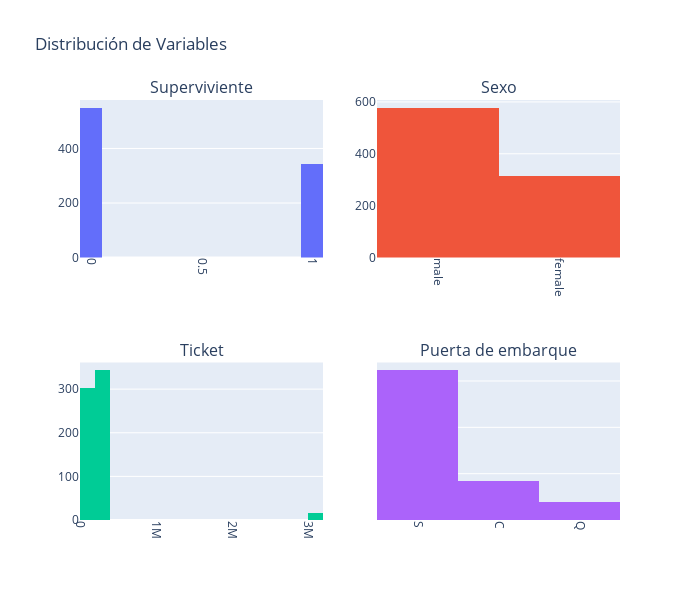

Notebook cell for this chart:
### Code cell
#gaficamos las variables categóricas
import plotly.graph_objects as go
from plotly.subplots import make_subplots

df_cat = ['Superviviente','Sexo','Ticket','Puerta de embarque']
fig = make_subplots(rows=2, cols=2, subplot_titles=df_cat)

for i, col in enumerate(df_cat):
    row = i // 2 + 1
    col = i % 2 + 1
    fig.add_trace(go.Histogram(x=df[df_cat[i]], nbinsx=20, name=f'Distribución de {df_cat[i]}'), row=row, col=col)

fig.update_yaxes(showticklabels=False, row=2, col=2)

fig.update_layout(height=600, width=700, title_text="Distribución de Variables", showlegend=False)
fig.update_xaxes(tickangle=90)
fig.show()

### Figure 1 — Plotly figure (JSON) as saved in the notebook; plotly's stock layout.template omitted (floating-point values rounded to 4 significant figures; data arrays with more than 128 entries replaced by an {"elided": "..."} marker saying what was removed)
{"data": [{"name": "Distribución de Superviviente", "nbinsx": 20, "type": "histogram", "x": {"elided": "891 int values"}, "xaxis": "x", "yaxis": "y"}, {"name": "Distribución de Sexo", "nbinsx": 20, "type": "histogram", "x": {"elided": "891 str values"}, "xaxis": "x2", "yaxis": "y2"}, {"name": "Distribución de Ticket", "nbinsx": 20, "type": "histogram", "x": {"elided": "891 str values"}, "xaxis": "x3", "yaxis": "y3"}, {"name": "Distribución de Puerta de embarque", "nbinsx": 20, "type": "histogram", "x": {"elided": "891 str values"}, "xaxis": "x4", "yaxis": "y4"}], "layout": {"annotations": [{"font": {"size": 16}, "showarrow": false, "text": "Superviviente", "x": 0.225, "xanchor": "center", "xref": "paper", "y": 1, "yanchor": "bottom", "yref": "paper"}, {"font": {"size": 16}, "showarrow": false, "text": "Sexo", "x": 0.775, "xanchor": "center", "xref": "paper", "y": 1, "yanchor": "bottom", "yref": "paper"}, {"font": {"size": 16}, "showarrow": false, "text": "Ticket", "x": 0.225, "xanchor": "center", "xref": "paper", "y": 0.375, "yanchor": "bottom", "yref": "paper"}, {"font": {"size": 16}, "showarrow": false, "text": "Puerta de embarque", "x": 0.775, "xanchor": "center", "xref": "paper", "y": 0.375, "yanchor": "bottom", "yref": "paper"}], "height": 600, "showlegend": false, "title": {"text": "Distribución de Variables"}, "width": 700, "xaxis": {"anchor": "y", "domain": [0, 0.45], "tickangle": 90}, "xaxis2": {"anchor": "y2", "domain": [0.55, 1], "tickangle": 90}, "xaxis3": {"anchor": "y3", "domain": [0, 0.45], "tickangle": 90}, "xaxis4": {"anchor": "y4", "domain": [0.55, 1], "tickangle": 90}, "yaxis": {"anchor": "x", "domain": [0.625, 1]}, "yaxis2": {"anchor": "x2", "domain": [0.625, 1]}, "yaxis3": {"anchor": "x3", "domain": [0, 0.375]}, "yaxis4": {"anchor": "x4", "domain": [0, 0.375], "showticklabels": false}}}
